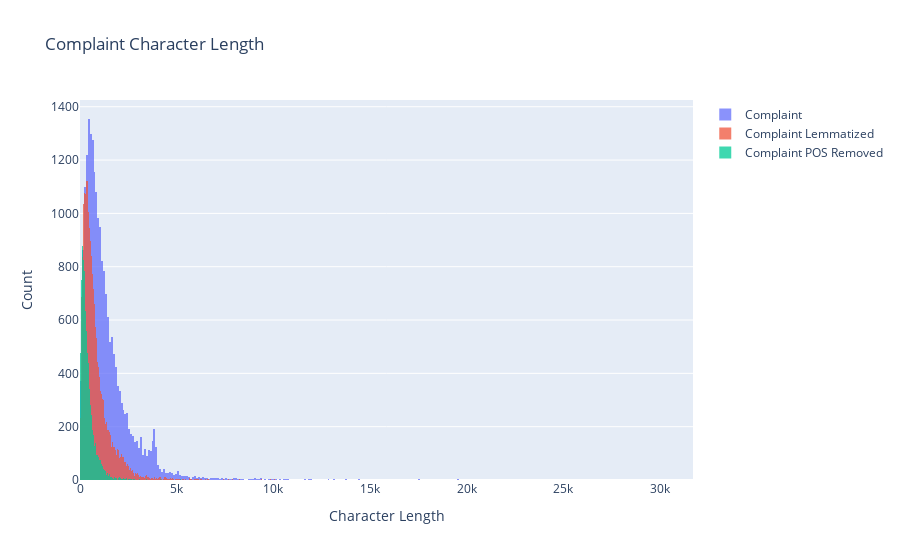

Notebook source saved alongside this figure:
### Markdown cell above
## Exploratory data analysis to get familiar with the data.

Write the code in this task to perform the following:

*   Visualise the data according to the 'Complaint' character length
*   Using a word cloud find the top 40 words by frequency among all the articles after processing the text
*   Find the top unigrams,bigrams and trigrams by frequency among all the complaints after processing the text. ‘

### Code cell
# Write your code here to visualise the data according to the 'Complaint' character length
df_clean['complaint_length'] = df_clean['complaint_what_happened'].str.len()
df_clean['complaint_what_happened_lemmatized_length'] = df_clean['complaint_what_happened_lemmatized'].str.len()
df_clean['complaint_POS_removed_length'] = df_clean['complaint_POS_removed'].str.len()

fig = go.Figure()
fig.add_trace(go.Histogram(x=df_clean['complaint_length'], name='Complaint'))
fig.add_trace(go.Histogram(x=df_clean['complaint_what_happened_lemmatized_length'], name='Complaint Lemmatized'))
fig.add_trace(go.Histogram(x=df_clean['complaint_POS_removed_length'], name='Complaint POS Removed'))
fig.update_layout(barmode='overlay', title='Complaint Character Length', xaxis_title='Character Length', yaxis_title='Count')
fig.update_traces(opacity=0.75)
fig.show()

### Figure 1 — Plotly figure (JSON) as saved in the notebook; plotly's stock layout.template omitted (floating-point values rounded to 4 significant figures; data arrays with more than 128 entries replaced by an {"elided": "..."} marker saying what was removed)
{"data": [{"name": "Complaint", "opacity": 0.75, "type": "histogram", "x": {"elided": "21072 int values"}}, {"name": "Complaint Lemmatized", "opacity": 0.75, "type": "histogram", "x": {"elided": "21072 int values"}}, {"name": "Complaint POS Removed", "opacity": 0.75, "type": "histogram", "x": {"elided": "21072 int values"}}], "layout": {"barmode": "overlay", "title": {"text": "Complaint Character Length"}, "xaxis": {"title": {"text": "Character Length"}}, "yaxis": {"title": {"text": "Count"}}}}
